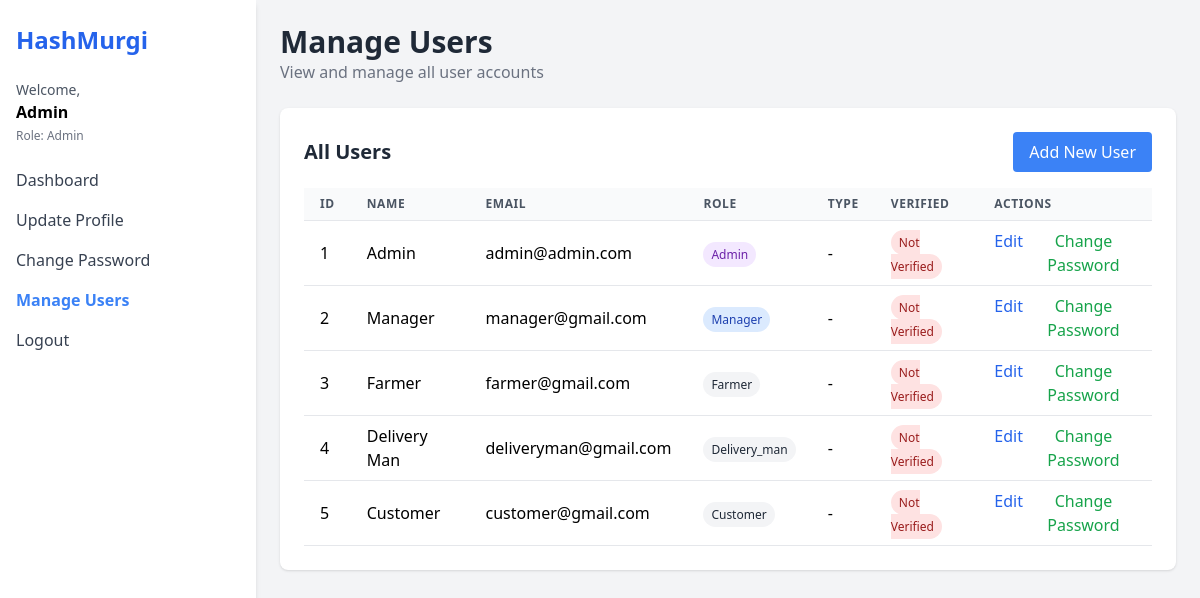
Page /users (signed in) on the earlier database version.
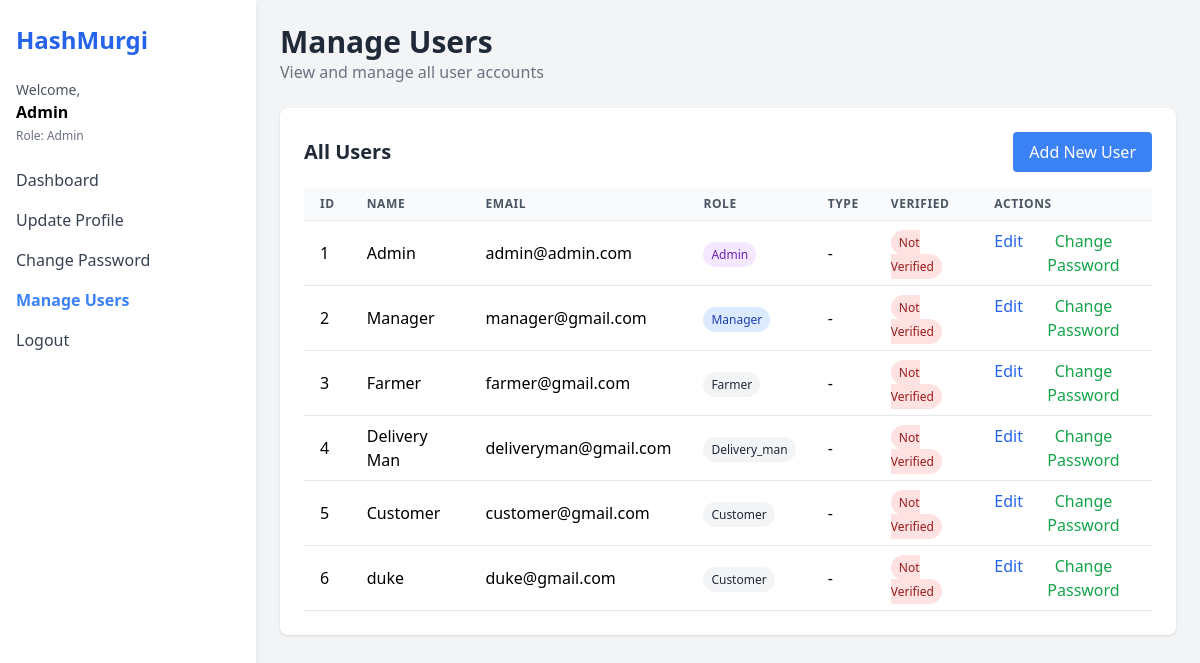
Same page on the later database version.
### models.py (models this page shows)
class User(db.Model):
    id = db.Column(db.Integer, primary_key=True)
    email = db.Column(db.String(100), unique=True, nullable=False)
    name = db.Column(db.String(100), nullable=False)
    password = db.Column(db.String(200), nullable=False)
    role = db.Column(db.String(50), nullable=False)  # admin, manager, farmer, delivery_man, customer
    phone = db.Column(db.String(20))
    address = db.Column(db.Text)
    blood_group = db.Column(db.String(5))
    image = db.Column(db.String(200))

### app.py (the view)
@app.route('/users')
def manage_users():
    user_id = session.get('user_id')
    user = db.session.get(User, user_id)
    if user.role != 'admin':
        return redirect(url_for('home'))
    all_users = User.query.all()
    return render_template('users.html', user=user, all_users=all_users)

### templates/users.html (shortened to what the changed rows need)
<!DOCTYPE html>
<html lang="en">
<head>
  <script src="https://cdn.tailwindcss.com"></script>
</head>
<body class="bg-gray-100 min-h-screen">
  <div class="flex h-screen">
    <aside class="w-64 bg-white shadow-md px-4 py-6">
      <h1 class="text-2xl font-bold text-blue-600 mb-6">HashMurgi</h1>
      <div class="mb-6">
        <p class="text-sm text-gray-600">Welcome,</p>
        <p class="font-semibold">{{ user.name }}</p>
        <p class="text-xs text-gray-500 mt-1">Role: {{ user.role|capitalize }}</p>
      </div>
    </aside>
    <main class="flex-1 p-6 overflow-y-auto">
      <header class="mb-6">
        <h2 class="text-3xl font-semibold text-gray-800">Manage Users</h2>
      </header>
      <section class="bg-white p-6 rounded-lg shadow">
        <div class="overflow-x-auto">
          <table class="min-w-full bg-white">
            <thead>
              <tr>
                <th class="py-2 px-4 border-b border-gray-200 bg-gray-50 text-left text-xs font-semibold text-gray-600 uppercase tracking-wider">ID</th>
                <th class="py-2 px-4 border-b border-gray-200 bg-gray-50 text-left text-xs font-semibold text-gray-600 uppercase tracking-wider">Name</th>
                <th class="py-2 px-4 border-b border-gray-200 bg-gray-50 text-left text-xs font-semibold text-gray-600 uppercase tracking-wider">Email</th>
                <th class="py-2 px-4 border-b border-gray-200 bg-gray-50 text-left text-xs font-semibold text-gray-600 uppercase tracking-wider">Role</th>
                <th class="py-2 px-4 border-b border-gray-200 bg-gray-50 text-left text-xs font-semibold text-gray-600 uppercase tracking-wider">Type</th>
                <th class="py-2 px-4 border-b border-gray-200 bg-gray-50 text-left text-xs font-semibold text-gray-600 uppercase tracking-wider">Verified</th>
                <th class="py-2 px-4 border-b border-gray-200 bg-gray-50 text-left text-xs font-semibold text-gray-600 uppercase tracking-wider">Actions</th>
              </tr>
            </thead>
            <tbody>
              {% for u in all_users %}
              <tr>
                <td class="py-2 px-4 border-b border-gray-200">{{ u.id }}</td>
                <td class="py-2 px-4 border-b border-gray-200">{{ u.name }}</td>
                <td class="py-2 px-4 border-b border-gray-200">{{ u.email }}</td>
                <td class="py-2 px-4 border-b border-gray-200">
                  <span class="px-2 py-1 text-xs rounded-full
                    {% if u.role == 'admin' %}bg-purple-100 text-purple-800
                    {% elif u.role == 'manager' %}bg-blue-100 text-blue-800
                    {% elif u.role == 'employee' %}bg-green-100 text-green-800
                    {% else %}bg-gray-100 text-gray-800{% endif %}">
                    {{ u.role|capitalize }}
                  </span>
                </td>
                <td class="py-2 px-4 border-b border-gray-200">
                  {% if u.role == 'employee' %}
                    <span class="px-2 py-1 text-xs rounded-full
                      {% if u.employee_type == 'farmer' %}bg-yellow-100 text-yellow-800
                      {% else %}bg-indigo-100 text-indigo-800{% endif %}">
                      {{ u.employee_type|capitalize }}
                    </span>
                  {% else %}
                    -
                  {% endif %}
                </td>
                <td class="py-2 px-4 border-b border-gray-200">
                  {% if u.verified %}
                  <span class="px-2 py-1 bg-green-100 text-green-800 text-xs rounded-full">Verified</span>
                  {% else %}
                  <span class="px-2 py-1 bg-red-100 text-red-800 text-xs rounded-full">Not Verified</span>
                  {% endif %}
                </td>
                <td class="py-2 px-4 border-b border-gray-200">
                  <div class="flex space-x-2">
                    <form action="/select-user" method="POST">
                      <button type="submit" class="text-blue-600 hover:underline">Edit</button>
                    </form>
                    <form action="/select-user-password" method="POST">
                      <button type="submit" class="text-green-600 hover:underline">Change Password</button>
                    </form>
                  </div>
                </td>
              </tr>
              {% endfor %}
            </tbody>
          </table>
        </div>
      </section>
    </main>
  </div>
</body>
</html>

Differences in the rows shown:
added User: id "6", name "duke", email "duke@gmail.com", role "Customer"
